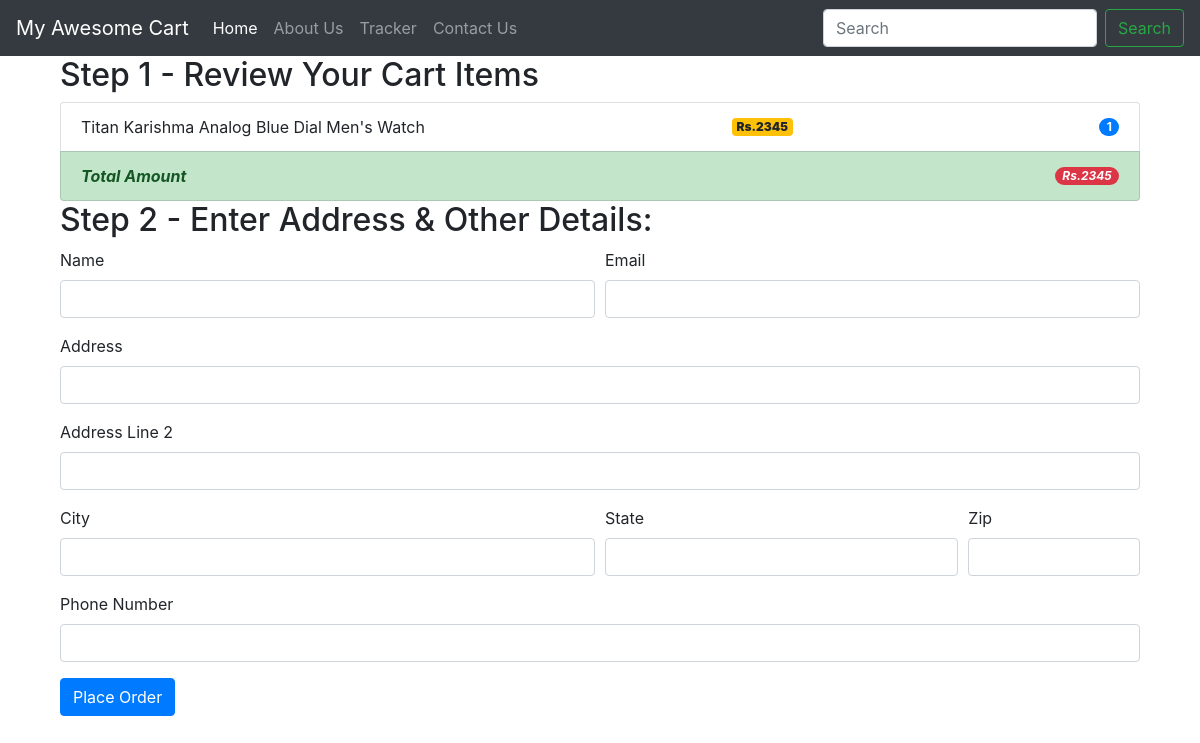
The app's page /shop/checkout1/5 with its own data.
### shop/models.py (models this page shows, shortened)
class Product(models.Model):
    product_id = models.AutoField
    product_name = models.CharField(max_length=50)
    category = models.CharField(max_length=50,default="")
    subcategory = models.CharField(max_length=50,default="")
    price = models.IntegerField(default=0)
    desc = models.CharField(max_length=1000)
    pub_date = models.DateField()
    image = models.ImageField(upload_to="shop/images",default="")

### shop/views.py (the view, shortened to what this page needs)
# urls.py: path('checkout1/<int:idx>', views.checkout1, name='Checkout1'),
def checkout1(request, idx):
    product = Product.objects.filter(id=idx)
    return render(request, 'shop/checkout1.html', {'product':product[0]})

### shop/templates/shop/checkout1.html (shortened to what this page needs)
{% extends 'shop/basic1.html' %}
{% block body %}
<div class="container">
    <div class="col" my-4>
    <h2>Step 1 - Review Your Cart Items</h2>
    <div>
        <ul class="list-group" id="items">
            <li class="list-group-item d-flex justify-content-between align-items-center">
                {{product.product_name}}
              <span class="badge badge-warning "><b>Rs.{{product.price}}</b></span>
              <span class="badge badge-primary badge-pill">1</span>
            </li>
            <li class="list-group-item list-group-item-success d-flex justify-content-between align-items-center">
                <b><i>Total Amount</i></b>
              <span class="badge badge-danger badge-pill"><i>Rs.{{product.price}}</i></span>
            </li>
        </ul>
    </div>
    </div>
    <div class="col" my-4>
    <h2>Step 2 - Enter Address & Other Details:</h2>
    <form method="post" action="/shop/checkout/">
        <div class="form-row">
            <div class="form-group col-md-6">
                <label for="inputname">Name</label>
                <input type="name" class="form-control" id="inputname" name="name">
            </div>
          <div class="form-group col-md-6">
            <label for="inputEmail4">Email</label>
            <input type="email" class="form-control" id="inputEmail4" name="email">
          </div>
        </div>
        <div class="form-group">
          <label for="inputAddress">Address</label>
          <input type="text" class="form-control" id="inputAddress" name="address1">
        </div>
        <div class="form-group">
          <label for="inputAddress2">Address Line 2</label>
          <input type="text" class="form-control" id="inputAddress2" name="address2">
        </div>
        <div class="form-row">
          <div class="form-group col-md-6">
            <label for="inputCity">City</label>
            <input type="text" class="form-control" id="inputCity" name="city">
          </div>
          <div class="form-group col-md-4">
            <label for="inputState">State</label>
            <input type="text" class="form-control" id="inputState" name="state">
          </div>
          <div class="form-group col-md-2">
            <label for="inputZip">Zip</label>
            <input type="text" class="form-control" id="inputZip" name="zip_code">
          </div>
        </div>
        <div class="form-group">
            <label for="inputZip">Phone Number</label>
            <input type="tel" class="form-control" id="inputPhone" name="phone">
        </div>
        <button type="submit" class="btn btn-primary">Place Order</button>
    </form>
    </div>
</div>
{% endblock %}

### records on screen
Product: product_name "Titan Karishma Analog Blue Dial Men's Watch", price "2345"
